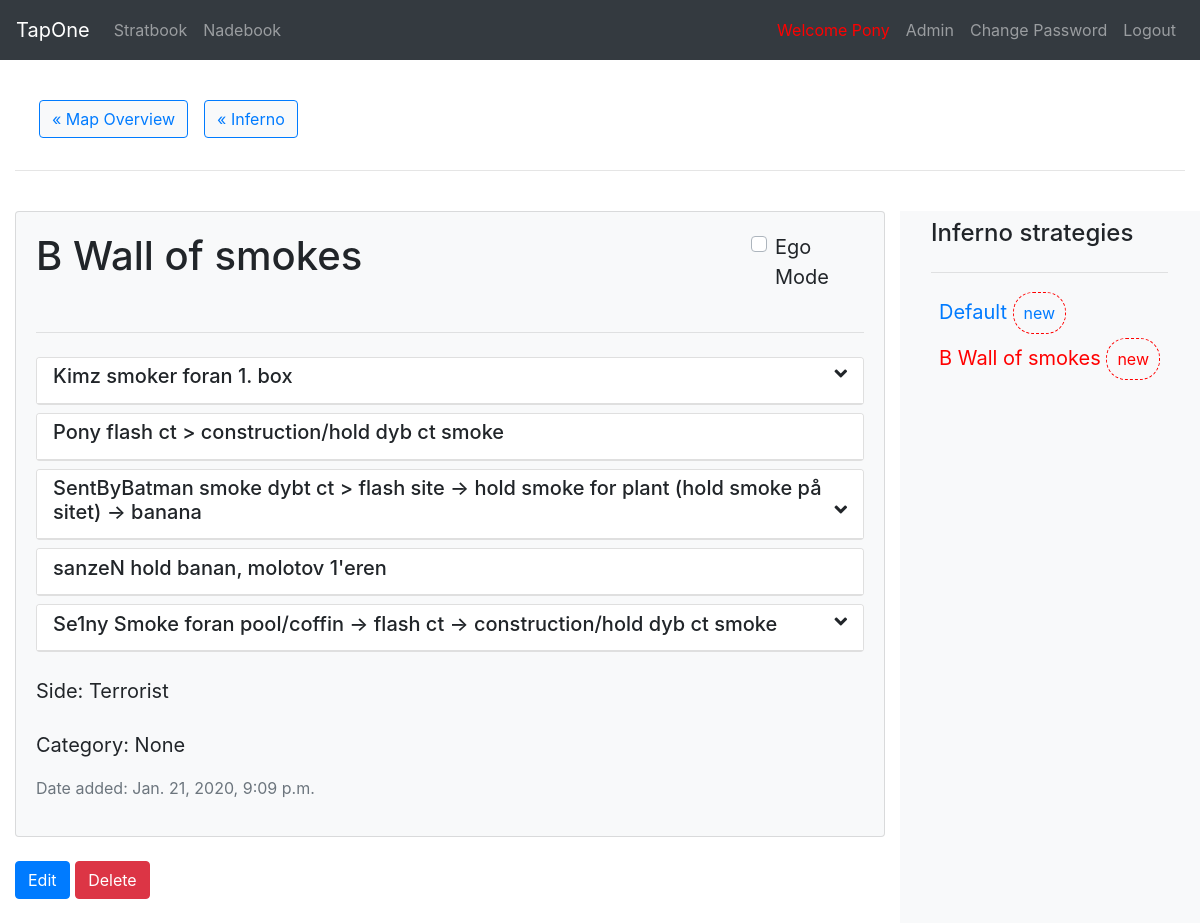
Page /stratbook/strat/7/ (signed in) on the committed database.
### StratBook/models.py (models this page shows, shortened)
class Strategy(models.Model):
    TEAM_CHOICES = [
        ('T', 'Terrorist'),
        ('CT', 'Counter-Terrorist')
    ]
    map_name = models.ForeignKey(Map, on_delete=models.CASCADE)
    name = models.CharField(max_length=200)
    team = models.CharField(max_length=2, choices=TEAM_CHOICES)
    added_date = models.DateTimeField('date added', default=timezone.now)
    updated_date = models.DateTimeField('date added', default=timezone.now)
    category = models.ForeignKey(Category, null=True, blank=True, on_delete=models.SET_NULL)
    is_hidden = models.BooleanField(default=False)
    def team_text(self):
        for (t, name) in self.TEAM_CHOICES:
            if self.team == t:
                return name
    def is_new(self):
        time_between_insertion =  timezone.now() - self.updated_date
        return time_between_insertion.days < 7
    def bullets(self):
        return self.bullet_set.order_by(F('player__playerordering__number').asc(nulls_last=True))

class Map(models.Model):
    name = models.CharField(max_length=50)
    active_duty = models.BooleanField(default=True)
    img = models.ImageField(upload_to=map_directory_path, blank=True, null=True)
    def __str__(self):
        return self.name
    def ct_strategies(self):
        return self.strategy_set.filter(team='CT').order_by(F('category__ordering').asc(nulls_last=True), 'name')
    def t_strategies(self):
        return self.strategy_set.filter(team='T').order_by(F('category__ordering').asc(nulls_last=True), 'name')

class Bullet(models.Model):
    text = models.CharField(max_length=200, blank=True)
    strategy = models.ForeignKey(Strategy, on_delete=models.CASCADE)
    player = models.ForeignKey(get_user_model(),
            on_delete=models.SET_NULL, blank=True, null=True)
    nade = models.ForeignKey(Nade, on_delete=models.SET_NULL, blank=True, null=True)
    def replace_player_text(self):
        if self.player:
            name = self.player.username
            return self.text.replace("@player", name)
        else:
            return self.text

### StratBook/views.py (the view)
# urls.py: path('strat/<int:pk>/', views.StrategyDetailView.as_view(), name="strat"),
@method_decorator(login_required, name='dispatch')
@method_decorator(permission_required('StratBook.view_strategy', raise_exception=True), name ='dispatch')
class StrategyDetailView(generic.DetailView):
    model = Strategy
    template_name = 'StratBook/strat_detail.html'
    context_object_name = 'strat'

### StratBook/models.py (called while the page is built)
    def get_setup_image_url(self):
        if (self.setup_img):
            return self.setup_img.url
        if (self.setup_img_link):
            return self.setup_img_link
        return ''

    def get_image_url(self):
        if (self.img):
            return self.img.url
        if (self.img_link):
            return self.img_link
        return ''

    def type_text(self):
        for (t, name) in self.NADE_TYPE_CHOICES:
            if self.nade_type == t:
                return name

    def has_setup(self):
        if (self.setup_img):
            return True
        elif (self.setup_img_link):
            return True
        else:
            return False

### StratBook/templates/StratBook/strat_detail.html (shortened to what this page needs)
{% extends "base.html" %}
{% load static %}
{% block content %}
<link rel="stylesheet" type="text/css" href={% static 'StratBook/css/strat_detail.css' %}>
{% include 'StratBook/_mini_nav.html' %}
<hr>
<div class="row">
  <div class="col-9">
    <div class="card bg-light mt-4">
      <div class="card-body">
        <div class="row">
          <div class="col-md-10">
            <h1 class="card-title">{{strat.name}}</h1>
          </div>
          <div class="col-md-2">
            <div class="custom-control custom-checkbox mb-4">
              <label class="custom-control-label" for="egoCheck">Ego Mode</label>
            </div>
          </div>
        </div>
        <hr>
        <p class="card-text">
          <div id="bullets">
            {% if not strat.bullet_set.all %}
              <p class="text-muted">
                <small>No description available for this strategy</small>
              </p>
            {% else %}
              {% for bullet in strat.bullets %}
                {% include 'StratBook/_bullet_card.html' %}
              {% endfor %}
            {% endif %}
          </div>
          <p class="team mt-4">Side: {{strat.team_text}}</p>
          <p class="team mt-4">Category: {{strat.category}}</p>
          <p class="date text-muted">
            <small>Date added: {{strat.added_date}}</small>
          </p>
        </p>
      </div>
    </div>
    {% if perms.StratBook.change_strategy %}
      <a class="btn btn-primary mb-4 mt-4" href={% url 'StratBook:update_strat' strat.id %}>Edit</a>
    {% endif %}
    {% if perms.StratBook.delete_strategy %}
      <a class="btn btn-danger mb-4 mt-4" href={% url 'StratBook:delete_strat' strat.id %}>Delete</a>
    {% endif %}
  </div>
  <div class="col-3 mt-4 bg-light">
    {% include 'StratBook/_detail_sidebar.html' %}
  </div>
</div>
{% endblock %}

### templates/navbar.html (shortened to what this page needs)
<nav class="navbar navbar-expand-sm navbar-dark bg-dark">
  <a class="navbar-brand" href={% url 'index' %}>TapOne</a>
  <div class="collapse navbar-collapse" id="navbarsExample04">
    <ul class="navbar-nav mr-auto">
      <li class="nav-item">
        <a class="nav-link" href={% url 'StratBook:index' %}>Stratbook</a>
      </li>
      <li class="nav-item">
              <a class="nav-link" href={% url 'StratBook:nadebook' %}>Nadebook</a>
      </li>
    </ul>
    <ul class="navbar-nav ml-auto">
        {% if user.is_authenticated %}
          <li class="nav-item">
            <div class="welcomer"> Welcome {{user.username}}</div>
          </li>
          {% if perms.AdminPage.view_admin %}
            <li class="nav-item">
              <a class="nav-link" href={% url 'AdminPage:index' %}>Admin</a>
            </li>
          {% endif %}
          <li class="nav-item">
            <a class="nav-link" href={% url 'password_change' %}>Change Password</a>
          </li>
          <li class="nav-item">
            <a class="nav-link" href={% url 'logout' %}>Logout</a>
          </li>
        {% endif %}
    </ul>
  </div>
</nav>

### StratBook/templates/StratBook/_mini_nav.html (shortened to what this page needs)
<nav class="navbar navbar-expand-sm">
  <ul class="navbar-nav mr-auto">
    <li class="nav-link">
            <a class="btn btn-outline-primary btn-light"
                    href={% url 'StratBook:index' %}>&laquo Map Overview</a>
    </li>
    {% if strat %}
    <li class="nav-link">
      <a class="btn btn-outline-primary btn-light"
              href={% url 'StratBook:map' strat.map_name.id %}>&laquo; {{strat.map_name.name}}
    </li>
    {% elif map %}
    <li class="nav-link">
      <a class="btn btn-outline-primary btn-light"
              href={% url 'StratBook:map' map.id %}>&laquo; {{map.name}}
      </a>
    </li>
    {% endif %}
  </ul>
</nav>

### StratBook/templates/StratBook/_bullet_card.html (shortened to what this page needs)
<div class="row
      {% if bullet.player == user %}
      ego
      {% else %}
      selfless
      {% endif %}
        ">
  <div class="col">
    <div class="card mt-2">
      <a class="card-link" data-toggle="collapse" data-target="#collapse-{{bullet.id}}"
              aria-expanded="false" aria-controls="collapse-{{bullet.id}}">
        <div class="card-header bg-white" id="heading-{{bullet.id}}">
          <h5>{{bullet.replace_player_text}}
            {% if bullet.nade %}
            <span class="fas fa-angle-down float-right"></span>
            {% endif %}
          </h5>
        </div>
      </a>
    </div>
  </div>
</div>

### StratBook/templates/StratBook/_detail_sidebar.html (shortened to what this page needs)
<nav class="navbar navbar-expand-sm sticky-top">
  <div class="collapse navbar-collapse" id="sidemenu">
    <ul class="navbar-nav flex-column">
      <li><h4>{{strat.map_name}} strategies</h4></li>
      <li><hr></li>
      {% for ct_strat in strat.map_name.ct_strategies %}
      <li class="nav-item">
        <a class="nav-link ct-link" href={% url 'StratBook:strat' ct_strat.id %}>{{ct_strat.name}}
          {% if ct_strat.is_new %}
            <small class="new">new</small>
          {% endif %}
      </li>
      {% endfor %}
      {% for t_strat in strat.map_name.t_strategies %}
      <li class="nav-item">
        <a class="nav-link t-link" href={% url 'StratBook:strat' t_strat.id %}>{{t_strat.name}}
          {% if t_strat.is_new %}
            <small class="new">new</small>
          {% endif %}
      </li>
      {% endfor %}
    </ul>
  </div>
</nav>

### TapOne/static/TapOne/css/style.css (style rules this page uses)
html { scroll-behavior: smooth; }
nav.bg-dark { padding-top: 10px; padding-bottom: 10px; }
.card-link { text-decoration: none; color: #212529; cursor: pointer; }
.welcomer { padding: 8px; font-size: 1rem; color: red; }

### StratBook/static/StratBook/css/strat_detail.css (style rules this page uses)
div.card-header.bg-white > h5 { cursor: default; }
a.t-link { color: red; }
.card-header { padding: .4rem 1rem; }
.sticky-top { overflow-y: scroll; overflow-x: hidden; max-height: 100vh; }
.new { padding: 10px; border: 3px dashed red; border-radius: 20px; margin-bottom: 15px; }
small.new { border: 1px dashed red; }

### rows in the picture
Strategy: map_name.name "Inferno", name "B Wall of smokes", team_text "Terrorist", category "None", added_date "Jan. 21, 2020, 9:09 p.m.", map_name "Inferno", shows "new"
Bullet: replace_player_text "Kimz smoker foran 1. box"
Bullet: replace_player_text "Pony flash ct > construction/hold dyb ct smoke"
Bullet: replace_player_text "SentByBatman smoke dybt ct > flash site -> hold smoke for plant (hold smoke på sitet) -> banana"
Bullet: replace_player_text "sanzeN hold banan, molotov 1'eren"
Bullet: replace_player_text "Se1ny Smoke foran pool/coffin -> flash ct -> construction/hold dyb ct smoke"
Strategy: name "Default", shows "new"

### other values in the picture
{{ user.username }} "Pony"
